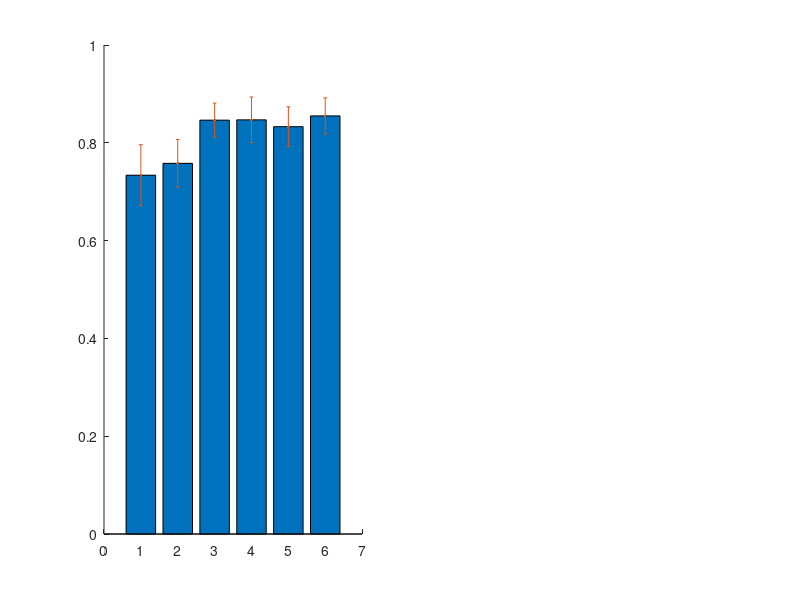

Write the MATLAB code that produced this figure. (Note: this script raises an error after producing the figure.)
%% generating plots related to simulation model 1
%% Refer running_simulation1 (Fig3).m for generating loading files


%% Figure 3.(A)-(B)

%% loading file (See running_simulation1 (Fig3).m for generating this file).
load('main_sim_plot_rng_150_001.mat')


ind_method=1:6; 
avg_perf=0;  sqr_perf=0;
for ii=1:50
    avg_perf=avg_perf+performance_set{ii}/50;
    sqr_perf=sqr_perf+(performance_set{ii}.^2)/50;
end
vars=sqr_perf-avg_perf.^2;  stds=sqrt(vars);

mat_perf=zeros(6,50); 
for ii=1:50
    mat_perf(:,ii)=performance_set{ii}(1,ind_method)';
end
pp_set=[];
for ii=1:6
[hh, pp]= ttest(mat_perf(ii,:),mat_perf(6,:)); pp_set=[pp_set,pp];
end
avg_perf(1,ind_method)
pp_set

title={'SC', 'SSC','tSNE','SIMLR', 'PSSC', 'MPSSC'};
[title; num2cell(avg_perf)]
[title; num2cell(stds)]

mean_val1= avg_perf(1,ind_method);
std_val1=stds(1,ind_method);

ylim1=min(mean_val1)-0.1; ylim2=max(mean_val1)+0.1;
clf
subplot(1,2,1)
hold on
ttt1=bar(1:6,mean_val1); 
ttt2=errorbar(1:6,mean_val1,std_val1,'.'); ttt2.Color='k'
set(gca,'XTick',1:1:6)
ttt=xlabel('Method'); ttt.FontSize=15;
xlim([0 7]); ylim([0.45 0.9])
ylabel('NMI', 'FontSize', 15)
alpha 0.5
xticklabels({'SC'    'SSC'     'tSNE'    'SIMLR'      'PSSC'  'MPSSC' });   xtickangle(45)
htext=text(-0.06,1.06,'A','Units','normalized')
htext.FontSize=20;
set(gca,'FontSize', 14);


%% loading file (See running_simulation1 (Fig3).m for generating this file).
load('main_sim_plot_rng_150_0006.mat')     
avg_perf=0;  sqr_perf=0;
for ii=1:50
    avg_perf=avg_perf+performance_set{ii}/50;
    sqr_perf=sqr_perf+(performance_set{ii}.^2)/50;
end
vars=sqr_perf-avg_perf.^2;  stds=sqrt(vars);


mat_perf=zeros(6,50); 
for ii=1:50
    mat_perf(:,ii)=performance_set{ii}(1,ind_method)';
end
pp_set=[];
for ii=1:6
[hh, pp]= ttest(mat_perf(ii,:),mat_perf(6,:)); pp_set=[pp_set,pp];
end
avg_perf(1,ind_method)
pp_set

mean_val1= avg_perf(1,ind_method);
std_val1=stds(1,ind_method);

ylim1=min(mean_val1)-0.1; ylim2=max(mean_val1)+0.1;

subplot(1,2,2)
hold on
ttt1=bar(1:6,mean_val1); mean_val1(4)=0.75; 
ttt2=errorbar(1:6,mean_val1,std_val1,'.'); ttt2.Color='k'
set(gca,'XTick',1:1:6)
ttt=xlabel('Method'); ttt.FontSize=15;
xlim([0 7]); ylim([0.45 0.9])
ylabel('NMI', 'FontSize', 15)
alpha 0.5
xticklabels({'SC'    'SSC'       'tSNE'    'SIMLR'   'PSSC' 'MPSSC'});   xtickangle(45)
htext=text(-0.06,1.06,'B','Units','normalized')
htext.FontSize=20;
set(gca,'FontSize', 14);


fig = gcf;
fgP = fig.Position;
fgP(4) = fgP(4)/2.5;
set(gcf,'PaperPositionMode','auto');
print -depsc simulation_main_plot_miss2









